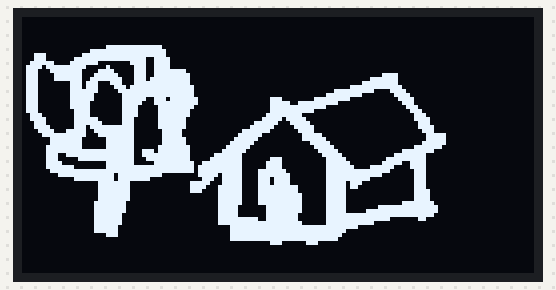
Simulated run of this sketch. Board: Arduino Uno, built with avr-gcc and run on an emulated ATmega328P. Parts: 128×64 one-colour display.

Above: at 0.1 s.

The sketch:

NODEMCU_OLED_MI_EJEMPLO_Mapa_BITS_2.ino
```cpp
/*
 ESP8266 - Ejemplo de uso de pantalla OLED 128x64 monocroma por Dani No www.esploradores.com

 Este ejemplo utiliza el núcleo de la librería gráfica de Adafruit GFX y
 la librería SSD1306 específica para pantallas monocromas 128x64 y 128x32.
 Estas librerías deben estar instaladas para su funcionamiento.
 Para instalarlas se debe seleccionar:
   -Programa -> Incluir librería -> Gestionar Librerías -> Adafruit GFX Library
   -Programa -> Incluir librería -> Gestionar Librerías -> Adafruit SSD1306

 Cuando se instala la librería SSD1306 está configurada por defecto para pantallas 128x32.
 Al utilizarla para una pantalla 128x64 es preciso reconfigurarla.
 Para hacerlo debe abrir el fichero Adafruit_SSD1306.h con un editor y
 descomentar la línea 69 (// #define SSD1306_128_64  --->  #define SSD1306_128_64) y
 comentar la línea 70 (#define SSD1306_128_32  --->  //#define SSD1306_128_32).
 Así mismo se debe verificar en la línea 51 que la dirección de I2C de la pantalla es correcta
 (#define SSD1306_I2C_ADDRESS   0x3C  // 128x64 0x3D (default) or 0x3C (if SA0 is grounded))

Por último, también se debe verificar que en la línea 108 de este sketch
la dirección I2C de la pantalla también es correcta.
 */

 /*
  *  https://www.diarioelectronicohoy.com/blog/pantalla-oled-0-96  (descripción de las órdenes)
  *
  */

#include <SPI.h>
#include <Wire.h>
#include <Adafruit_GFX.h>      //Nucleo de la librería gráfica.
#include <Adafruit_SSD1306.h>  //Librería para pantallas OLED monocromas de 128x64 y 128x32
#include <Fonts/FreeMonoBoldOblique12pt7b.h>
#include <Fonts/FreeSerifBold9pt7b.h>  // Biblioteca de fuentes: https://learn.adafruit.com/adafruit-gfx-graphics-library/using-fonts


// =============================================================================================
// IMPORTANTE: definición de pantalla, y RESET que funciona, sin tocar librería adafruit_SSD1306
// =============================================================================================
#define SCREEN_WIDTH 128 // OLED display width, in pixels
#define SCREEN_HEIGHT 64 // OLED display height, in pixels

// Declaration for an SSD1306 display connected to I2C (SDA, SCL pins)
#define OLED_RESET     0 // Reset pin # (or -1 if sharing Arduino reset pin)
Adafruit_SSD1306 display(SCREEN_WIDTH, SCREEN_HEIGHT, &Wire, OLED_RESET);
// =============================================================================================

// #define OLED_RESET 0
// Adafruit_SSD1306 display(OLED_RESET);

#define NUMFLAKES 10
#define XPOS 0
#define YPOS 1
#define DELTAY 2

int x = 0;
int y = 0;

const unsigned char PROGMEM logo [] = {
0x00, 0x00, 0x00, 0x00, 0x00, 0x00, 0x00, 0x00, 0x00, 0x00, 0x00, 0x00, 0x00, 0x00, 0x00, 0x00,
0x00, 0x00, 0x00, 0x00, 0x00, 0x00, 0x00, 0x00, 0x00, 0x00, 0x00, 0x00, 0x00, 0x00, 0x00, 0x00,
0x00, 0x00, 0x00, 0x00, 0x00, 0x00, 0x00, 0x00, 0x00, 0x00, 0x00, 0x00, 0x00, 0x00, 0x00, 0x00,
0x00, 0x00, 0x00, 0x00, 0x00, 0x00, 0x00, 0x00, 0x00, 0x00, 0x00, 0x00, 0x00, 0x00, 0x00, 0x00,
0x00, 0x00, 0x00, 0x00, 0x00, 0x00, 0x00, 0x00, 0x00, 0x00, 0x00, 0x00, 0x00, 0x00, 0x00, 0x00,
0x00, 0x00, 0x00, 0x00, 0x00, 0x00, 0x00, 0x00, 0x00, 0x00, 0x00, 0x00, 0x00, 0x00, 0x00, 0x00,
0x00, 0x00, 0x00, 0x00, 0x00, 0x00, 0x00, 0x00, 0x00, 0x00, 0x00, 0x00, 0x00, 0x00, 0x00, 0x00,
0x00, 0x00, 0x07, 0xFF, 0xE0, 0x00, 0x00, 0x00, 0x00, 0x00, 0x00, 0x00, 0x00, 0x00, 0x00, 0x00,
0x00, 0x00, 0x7F, 0xFF, 0xF0, 0x00, 0x00, 0x00, 0x00, 0x00, 0x00, 0x00, 0x00, 0x00, 0x00, 0x00,
0x1C, 0x01, 0xFF, 0xFF, 0xF0, 0x00, 0x00, 0x00, 0x00, 0x00, 0x00, 0x00, 0x00, 0x00, 0x00, 0x00,
0x1C, 0x07, 0xFF, 0xFE, 0x78, 0x00, 0x00, 0x00, 0x00, 0x00, 0x00, 0x00, 0x00, 0x00, 0x00, 0x00,
0x3F, 0x0F, 0xE0, 0x1E, 0x78, 0x00, 0x00, 0x00, 0x00, 0x00, 0x00, 0x00, 0x00, 0x00, 0x00, 0x00,
0x7B, 0xFF, 0x04, 0x0E, 0x78, 0x00, 0x00, 0x00, 0x00, 0x00, 0x00, 0x00, 0x00, 0x00, 0x00, 0x00,
0x71, 0xFE, 0x1E, 0x0E, 0x7F, 0x80, 0x00, 0x00, 0x00, 0x00, 0x00, 0x00, 0x00, 0x00, 0x00, 0x00,
0x70, 0xFE, 0x3F, 0x0E, 0x7F, 0xC0, 0x00, 0x00, 0x00, 0x00, 0x00, 0x3C, 0x00, 0x00, 0x00, 0x00,
0x70, 0xFE, 0x7F, 0x8E, 0xFF, 0xC0, 0x00, 0x00, 0x00, 0x00, 0x01, 0xFC, 0x00, 0x00, 0x00, 0x00,
0x70, 0x0E, 0xE3, 0x8F, 0xFF, 0xC0, 0x00, 0x00, 0x00, 0x00, 0x07, 0xFC, 0x00, 0x00, 0x00, 0x00,
0x70, 0x0E, 0xE1, 0xDF, 0xFF, 0xE0, 0x00, 0x00, 0x00, 0x00, 0x3F, 0xFE, 0x00, 0x00, 0x00, 0x00,
0x70, 0x0F, 0xE0, 0xFF, 0xFF, 0xE0, 0x00, 0x00, 0x00, 0x03, 0xFF, 0x0F, 0x00, 0x00, 0x00, 0x00,
0x70, 0x0F, 0xC0, 0x7F, 0xFF, 0xE0, 0x00, 0x00, 0x00, 0x0F, 0xF8, 0x07, 0x80, 0x00, 0x00, 0x00,
0x70, 0x0F, 0xC0, 0x7E, 0x77, 0xF0, 0x00, 0x03, 0x80, 0x7F, 0xC0, 0x03, 0xC0, 0x00, 0x00, 0x00,
0x70, 0x0F, 0x80, 0x7C, 0x7F, 0xF0, 0x00, 0x03, 0xE7, 0xFE, 0x00, 0x01, 0xC0, 0x00, 0x00, 0x00,
0x70, 0x0F, 0x80, 0x78, 0x3F, 0xE0, 0x00, 0x03, 0xFF, 0xF0, 0x00, 0x00, 0xE0, 0x00, 0x00, 0x00,
0x70, 0x07, 0x80, 0x78, 0x3F, 0xC0, 0x00, 0x03, 0xFF, 0x80, 0x00, 0x00, 0x70, 0x00, 0x00, 0x00,
0x38, 0x07, 0x80, 0x78, 0x3F, 0xC0, 0x00, 0x07, 0xFC, 0x00, 0x00, 0x00, 0x38, 0x00, 0x00, 0x00,
0x3C, 0x07, 0xE0, 0x70, 0x3F, 0x80, 0x00, 0x0F, 0xBE, 0x00, 0x00, 0x00, 0x3C, 0x00, 0x00, 0x00,
0x1C, 0x07, 0xF0, 0x70, 0x3F, 0x80, 0x00, 0x3F, 0x1F, 0x00, 0x00, 0x00, 0x1C, 0x00, 0x00, 0x00,
0x1E, 0x07, 0x7F, 0xF0, 0x3F, 0x80, 0x00, 0x7E, 0x0F, 0x80, 0x00, 0x00, 0x1E, 0x00, 0x00, 0x00,
0x0F, 0x1F, 0x3F, 0xF0, 0x1F, 0x00, 0x01, 0xFC, 0x07, 0x80, 0x00, 0x00, 0x0E, 0x00, 0x00, 0x00,
0x07, 0xFF, 0x1F, 0xF0, 0x1F, 0x00, 0x03, 0xF0, 0x03, 0xE0, 0x00, 0x00, 0x07, 0xC0, 0x00, 0x00,
0x01, 0xFE, 0x07, 0xF0, 0x1F, 0x80, 0x07, 0xE0, 0x03, 0xF0, 0x00, 0x00, 0x07, 0xC0, 0x00, 0x00,
0x01, 0xFE, 0x07, 0xF0, 0x1F, 0x80, 0x0F, 0xC0, 0x00, 0xF8, 0x00, 0x00, 0x0F, 0xC0, 0x00, 0x00,
0x03, 0xFE, 0x07, 0xF0, 0x3F, 0xC0, 0x1F, 0x80, 0x00, 0x7C, 0x00, 0x00, 0x3F, 0x80, 0x00, 0x00,
0x03, 0xFF, 0xFF, 0xF3, 0xBF, 0xC0, 0x3F, 0x00, 0x00, 0x3E, 0x00, 0x01, 0xFE, 0x00, 0x00, 0x00,
0x03, 0x9F, 0xFF, 0xF3, 0xFF, 0xC0, 0xFE, 0x00, 0x00, 0x1F, 0x00, 0x07, 0xF8, 0x00, 0x00, 0x00,
0x03, 0x83, 0xFF, 0xF1, 0xFF, 0xC1, 0xFE, 0x03, 0x80, 0x0F, 0x80, 0x1F, 0xF8, 0x00, 0x00, 0x00,
0x03, 0xC0, 0x07, 0xF0, 0x7F, 0xE7, 0xFE, 0x07, 0x80, 0x0F, 0xC0, 0x3E, 0x78, 0x00, 0x00, 0x00,
0x03, 0xF8, 0x07, 0xFF, 0xFF, 0xEF, 0xFE, 0x07, 0x80, 0x0F, 0xE1, 0xF8, 0x78, 0x00, 0x00, 0x00,
0x01, 0xFF, 0xFF, 0xFF, 0xFF, 0xEF, 0xFE, 0x1F, 0xC0, 0x0F, 0xFF, 0xF0, 0x38, 0x00, 0x00, 0x00,
0x00, 0x7F, 0xFE, 0xFF, 0xE0, 0x0F, 0xBE, 0x1F, 0xE0, 0x0F, 0xFF, 0xC0, 0x38, 0x00, 0x00, 0x00,
0x00, 0x07, 0xFE, 0xFF, 0x00, 0x07, 0x3E, 0x1D, 0xE0, 0x0F, 0xFE, 0x00, 0x38, 0x00, 0x00, 0x00,
0x00, 0x00, 0x1F, 0xE0, 0x00, 0x3E, 0x3E, 0x1D, 0xE0, 0x0F, 0xB8, 0x00, 0x38, 0x00, 0x00, 0x00,
0x00, 0x00, 0x1F, 0xE0, 0x00, 0x3C, 0x7E, 0x1F, 0xF8, 0x0F, 0xB0, 0x00, 0x38, 0x00, 0x00, 0x00,
0x00, 0x00, 0x1F, 0xE0, 0x00, 0x38, 0x7E, 0x1F, 0xF8, 0x0F, 0x80, 0x00, 0x3C, 0x00, 0x00, 0x00,
0x00, 0x00, 0x1F, 0xE0, 0x00, 0x00, 0x7E, 0x1F, 0xFC, 0x0F, 0x80, 0x00, 0x3C, 0x00, 0x00, 0x00,
0x00, 0x00, 0x1F, 0xE0, 0x00, 0x00, 0x7E, 0x1F, 0xFC, 0x0F, 0x80, 0x00, 0x3C, 0x00, 0x00, 0x00,
0x00, 0x00, 0x3F, 0xC0, 0x00, 0x00, 0x7E, 0x1F, 0xFC, 0x0F, 0x80, 0x01, 0xFE, 0x00, 0x00, 0x00,
0x00, 0x00, 0x3F, 0xC0, 0x00, 0x00, 0x7C, 0x07, 0xFC, 0x0F, 0x80, 0x7F, 0xFF, 0x00, 0x00, 0x00,
0x00, 0x00, 0x3F, 0xC0, 0x00, 0x00, 0x7C, 0x07, 0xFC, 0x0F, 0x83, 0xFF, 0xFF, 0x00, 0x00, 0x00,
0x00, 0x00, 0x3F, 0x80, 0x00, 0x00, 0x7C, 0x07, 0xF8, 0x0F, 0xFF, 0xFF, 0xFE, 0x00, 0x00, 0x00,
0x00, 0x00, 0x3F, 0x80, 0x00, 0x00, 0x7F, 0xE7, 0xF8, 0x0F, 0xFF, 0xF0, 0x18, 0x00, 0x00, 0x00,
0x00, 0x00, 0x3F, 0x80, 0x00, 0x00, 0x7F, 0xFF, 0xFC, 0x0F, 0xFF, 0x00, 0x00, 0x00, 0x00, 0x00,
0x00, 0x00, 0x3F, 0x00, 0x00, 0x00, 0x0F, 0xFF, 0xFF, 0xFF, 0xF0, 0x00, 0x00, 0x00, 0x00, 0x00,
0x00, 0x00, 0x3F, 0x00, 0x00, 0x00, 0x0F, 0xFF, 0xFF, 0xFF, 0x80, 0x00, 0x00, 0x00, 0x00, 0x00,
0x00, 0x00, 0x07, 0x00, 0x00, 0x00, 0x0F, 0xFF, 0xFF, 0xFF, 0x00, 0x00, 0x00, 0x00, 0x00, 0x00,
0x00, 0x00, 0x00, 0x00, 0x00, 0x00, 0x0F, 0xFF, 0xFF, 0xFE, 0x00, 0x00, 0x00, 0x00, 0x00, 0x00,
0x00, 0x00, 0x00, 0x00, 0x00, 0x00, 0x00, 0x03, 0x81, 0xC0, 0x00, 0x00, 0x00, 0x00, 0x00, 0x00,
0x00, 0x00, 0x00, 0x00, 0x00, 0x00, 0x00, 0x00, 0x00, 0x00, 0x00, 0x00, 0x00, 0x00, 0x00, 0x00,
0x00, 0x00, 0x00, 0x00, 0x00, 0x00, 0x00, 0x00, 0x00, 0x00, 0x00, 0x00, 0x00, 0x00, 0x00, 0x00,
0x00, 0x00, 0x00, 0x00, 0x00, 0x00, 0x00, 0x00, 0x00, 0x00, 0x00, 0x00, 0x00, 0x00, 0x00, 0x00,
0x00, 0x00, 0x00, 0x00, 0x00, 0x00, 0x00, 0x00, 0x00, 0x00, 0x00, 0x00, 0x00, 0x00, 0x00, 0x00,
0x00, 0x00, 0x00, 0x00, 0x00, 0x00, 0x00, 0x00, 0x00, 0x00, 0x00, 0x00, 0x00, 0x00, 0x00, 0x00,
0x00, 0x00, 0x00, 0x00, 0x00, 0x00, 0x00, 0x00, 0x00, 0x00, 0x00, 0x00, 0x00, 0x00, 0x00, 0x00,
0x00, 0x00, 0x00, 0x00, 0x00, 0x00, 0x00, 0x00, 0x00, 0x00, 0x00, 0x00, 0x00, 0x00, 0x00, 0x00
};

void setup()   {
  display.begin(SSD1306_SWITCHCAPVCC, 0x3C);  // //Inicializa pantalla con en la dirección 0x3D para la conexión I2C.
}

void loop() {

  display.fillScreen(0);         //Limpiamos la pantalla

  // PUNTO Corriendo --> variación con círculos
  // display.drawPixel(x,y,1);   //Dibujo un pixel en pantalla
  // display.drawCircle(x,y,10,1);  // O bien un círculo
  // display.fillCircle(x,y,10,1);  // relleno

  // Caracteres
  // display.setFont();                //Fuente por defecto -si no la hemos cambiado no es necesario seleccionarla
  // display.setFont(&FreeSansBoldOblique12pt7b); // Especificada antes al cargar el programa
  // display.drawChar(x,y,'a',1,0,4);  //Tamaños de 1 a 8. Los tamaños típicos son 1, 2 o 4
                                    // drawChar (uint16_t x, uint16_t y, char c, uint16_t color, uint16_t bg, uint8_t tamaño)

  // Un texto en pantalla
  // display.setFont(&FreeMonoBoldOblique12pt7b);     // Si no se quiere cambiar la fuente por defecto, ya sabes...
  /*
  display.setFont(&FreeSerifBold9pt7b);
  display.setTextSize(2);                          // Tamaño
  display.setTextColor(1,0);                       // Color (1,0) ó 0,1 invertido
  display.setCursor(x,y);                         // Posiciones x e y
  display.println("Hola, soy Aurelio"); */

  // Logo
  display.drawBitmap(0,0,logo,128,64,1);         // drawBitmap (int16_t x, int16_t y, uint8_t * mapa de bits, int16_t w, int16_t h, uint16_t color)
                                                 // https://www.brainy-bits.com/create-arduino-array-from-pictures/
  // x=x+10;
  // if (x>=128) {y=y+5; x=0;}    // Si se acaba en x, entonces vuelve a la y=0
  // if (y>=64) {y=0;}            // Si se acaba la y, empieza
  // display.drawPixel(0,0,1);      //Esquina superior izquierda
  display.display();             //Refrescamos la pantalla para visualizarlos
  delay(50);
 }
```
